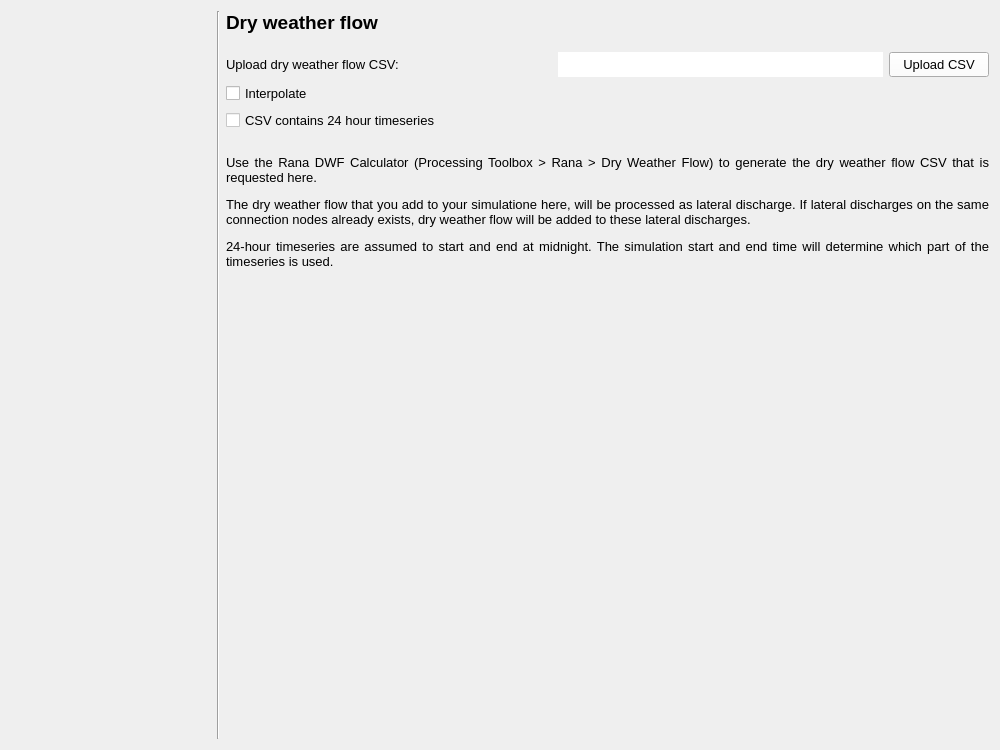
<?xml version="1.0" encoding="UTF-8"?>
<ui version="4.0">
 <class>Form</class>
 <widget class="QWidget" name="Form">
  <property name="geometry">
   <rect>
    <x>0</x>
    <y>0</y>
    <width>1000</width>
    <height>750</height>
   </rect>
  </property>
  <property name="minimumSize">
   <size>
    <width>0</width>
    <height>0</height>
   </size>
  </property>
  <property name="palette">
   <palette>
    <active>
     <colorrole role="Button">
      <brush brushstyle="SolidPattern">
       <color alpha="255">
        <red>255</red>
        <green>255</green>
        <blue>255</blue>
       </color>
      </brush>
     </colorrole>
    </active>
    <inactive>
     <colorrole role="Button">
      <brush brushstyle="SolidPattern">
       <color alpha="255">
        <red>255</red>
        <green>255</green>
        <blue>255</blue>
       </color>
      </brush>
     </colorrole>
    </inactive>
    <disabled>
     <colorrole role="Button">
      <brush brushstyle="SolidPattern">
       <color alpha="255">
        <red>255</red>
        <green>255</green>
        <blue>255</blue>
       </color>
      </brush>
     </colorrole>
    </disabled>
   </palette>
  </property>
  <property name="font">
   <font>
    <family>Segoe UI</family>
    <pointsize>12</pointsize>
   </font>
  </property>
  <property name="windowTitle">
   <string>Form</string>
  </property>
  <layout class="QGridLayout" name="gridLayout">
   <item row="6" column="2">
    <spacer name="horizontalSpacer">
     <property name="orientation">
      <enum>Qt::Horizontal</enum>
     </property>
     <property name="sizeHint" stdset="0">
      <size>
       <width>40</width>
       <height>20</height>
      </size>
     </property>
    </spacer>
   </item>
   <item row="5" column="2">
    <spacer name="verticalSpacer_4">
     <property name="orientation">
      <enum>Qt::Vertical</enum>
     </property>
     <property name="sizeHint" stdset="0">
      <size>
       <width>20</width>
       <height>40</height>
      </size>
     </property>
    </spacer>
   </item>
   <item row="0" column="0" rowspan="7">
    <widget class="QWidget" name="wizard_steps_widget" native="true">
     <property name="sizePolicy">
      <sizepolicy hsizetype="Preferred" vsizetype="Expanding">
       <horstretch>0</horstretch>
       <verstretch>0</verstretch>
      </sizepolicy>
     </property>
     <property name="minimumSize">
      <size>
       <width>200</width>
       <height>0</height>
      </size>
     </property>
     <property name="maximumSize">
      <size>
       <width>200</width>
       <height>16777215</height>
      </size>
     </property>
     <layout class="QVBoxLayout" name="verticalLayout"/>
    </widget>
   </item>
   <item row="0" column="2">
    <widget class="QLabel" name="label_3">
     <property name="font">
      <font>
       <family>Segoe UI</family>
       <pointsize>14</pointsize>
       <weight>75</weight>
       <bold>true</bold>
       <underline>false</underline>
      </font>
     </property>
     <property name="text">
      <string>Dry weather flow</string>
     </property>
    </widget>
   </item>
   <item row="0" column="1" rowspan="7">
    <widget class="Line" name="line">
     <property name="sizePolicy">
      <sizepolicy hsizetype="Fixed" vsizetype="Expanding">
       <horstretch>0</horstretch>
       <verstretch>0</verstretch>
      </sizepolicy>
     </property>
     <property name="orientation">
      <enum>Qt::Vertical</enum>
     </property>
    </widget>
   </item>
   <item row="3" column="2">
    <layout class="QGridLayout" name="gridLayout_2">
     <property name="bottomMargin">
      <number>0</number>
     </property>
     <item row="0" column="2">
      <widget class="QPushButton" name="pb_upload_dwf">
       <property name="sizePolicy">
        <sizepolicy hsizetype="Minimum" vsizetype="Preferred">
         <horstretch>0</horstretch>
         <verstretch>0</verstretch>
        </sizepolicy>
       </property>
       <property name="minimumSize">
        <size>
         <width>100</width>
         <height>25</height>
        </size>
       </property>
       <property name="maximumSize">
        <size>
         <width>16777215</width>
         <height>16777215</height>
        </size>
       </property>
       <property name="font">
        <font>
         <family>Segoe UI</family>
         <pointsize>10</pointsize>
        </font>
       </property>
       <property name="text">
        <string>Upload CSV</string>
       </property>
      </widget>
     </item>
     <item row="0" column="1">
      <widget class="QLineEdit" name="dwf_upload">
       <property name="enabled">
        <bool>true</bool>
       </property>
       <property name="sizePolicy">
        <sizepolicy hsizetype="Expanding" vsizetype="Preferred">
         <horstretch>0</horstretch>
         <verstretch>0</verstretch>
        </sizepolicy>
       </property>
       <property name="minimumSize">
        <size>
         <width>300</width>
         <height>25</height>
        </size>
       </property>
       <property name="maximumSize">
        <size>
         <width>16777215</width>
         <height>16777215</height>
        </size>
       </property>
       <property name="font">
        <font>
         <family>Segoe UI</family>
         <pointsize>10</pointsize>
        </font>
       </property>
       <property name="styleSheet">
        <string notr="true">QLineEdit {background-color: white;}</string>
       </property>
       <property name="frame">
        <bool>false</bool>
       </property>
       <property name="readOnly">
        <bool>true</bool>
       </property>
      </widget>
     </item>
     <item row="2" column="0">
      <widget class="QCheckBox" name="cb_24h">
       <property name="sizePolicy">
        <sizepolicy hsizetype="Expanding" vsizetype="Fixed">
         <horstretch>0</horstretch>
         <verstretch>0</verstretch>
        </sizepolicy>
       </property>
       <property name="minimumSize">
        <size>
         <width>0</width>
         <height>0</height>
        </size>
       </property>
       <property name="maximumSize">
        <size>
         <width>16777215</width>
         <height>16777215</height>
        </size>
       </property>
       <property name="palette">
        <palette>
         <active>
          <colorrole role="Button">
           <brush brushstyle="SolidPattern">
            <color alpha="255">
             <red>255</red>
             <green>255</green>
             <blue>255</blue>
            </color>
           </brush>
          </colorrole>
          <colorrole role="Base">
           <brush brushstyle="SolidPattern">
            <color alpha="255">
             <red>255</red>
             <green>255</green>
             <blue>255</blue>
            </color>
           </brush>
          </colorrole>
          <colorrole role="Window">
           <brush brushstyle="SolidPattern">
            <color alpha="255">
             <red>255</red>
             <green>255</green>
             <blue>255</blue>
            </color>
           </brush>
          </colorrole>
         </active>
         <inactive>
          <colorrole role="Button">
           <brush brushstyle="SolidPattern">
            <color alpha="255">
             <red>255</red>
             <green>255</green>
             <blue>255</blue>
            </color>
           </brush>
          </colorrole>
          <colorrole role="Base">
           <brush brushstyle="SolidPattern">
            <color alpha="255">
             <red>255</red>
             <green>255</green>
             <blue>255</blue>
            </color>
           </brush>
          </colorrole>
          <colorrole role="Window">
           <brush brushstyle="SolidPattern">
            <color alpha="255">
             <red>255</red>
             <green>255</green>
             <blue>255</blue>
            </color>
           </brush>
          </colorrole>
         </inactive>
         <disabled>
          <colorrole role="Button">
           <brush brushstyle="SolidPattern">
            <color alpha="255">
             <red>255</red>
             <green>255</green>
             <blue>255</blue>
            </color>
           </brush>
          </colorrole>
          <colorrole role="Base">
           <brush brushstyle="SolidPattern">
            <color alpha="255">
             <red>255</red>
             <green>255</green>
             <blue>255</blue>
            </color>
           </brush>
          </colorrole>
          <colorrole role="Window">
           <brush brushstyle="SolidPattern">
            <color alpha="255">
             <red>255</red>
             <green>255</green>
             <blue>255</blue>
            </color>
           </brush>
          </colorrole>
         </disabled>
        </palette>
       </property>
       <property name="font">
        <font>
         <family>Segoe UI</family>
         <pointsize>10</pointsize>
        </font>
       </property>
       <property name="text">
        <string>CSV contains 24 hour timeseries</string>
       </property>
      </widget>
     </item>
     <item row="1" column="0">
      <widget class="QCheckBox" name="cb_interpolate_dwf">
       <property name="sizePolicy">
        <sizepolicy hsizetype="Preferred" vsizetype="Preferred">
         <horstretch>0</horstretch>
         <verstretch>0</verstretch>
        </sizepolicy>
       </property>
       <property name="minimumSize">
        <size>
         <width>0</width>
         <height>0</height>
        </size>
       </property>
       <property name="maximumSize">
        <size>
         <width>16777215</width>
         <height>16777215</height>
        </size>
       </property>
       <property name="font">
        <font>
         <family>Segoe UI</family>
         <pointsize>10</pointsize>
        </font>
       </property>
       <property name="layoutDirection">
        <enum>Qt::LeftToRight</enum>
       </property>
       <property name="text">
        <string>Interpolate</string>
       </property>
       <property name="checked">
        <bool>false</bool>
       </property>
      </widget>
     </item>
     <item row="0" column="0">
      <widget class="QLabel" name="dwf_layout">
       <property name="minimumSize">
        <size>
         <width>0</width>
         <height>20</height>
        </size>
       </property>
       <property name="maximumSize">
        <size>
         <width>16777215</width>
         <height>16777215</height>
        </size>
       </property>
       <property name="font">
        <font>
         <family>Segoe UI</family>
         <pointsize>10</pointsize>
        </font>
       </property>
       <property name="text">
        <string>Upload dry weather flow CSV:</string>
       </property>
      </widget>
     </item>
     <item row="3" column="0" colspan="3">
      <widget class="QLabel" name="label">
       <property name="sizePolicy">
        <sizepolicy hsizetype="Preferred" vsizetype="Minimum">
         <horstretch>0</horstretch>
         <verstretch>0</verstretch>
        </sizepolicy>
       </property>
       <property name="text">
        <string>&lt;html&gt;&lt;head/&gt;&lt;body&gt;&lt;p align=&quot;justify&quot;&gt;&lt;br/&gt;&lt;span style=&quot; font-size:10pt;&quot;&gt;Use the Rana DWF Calculator (Processing Toolbox &amp;gt; Rana &amp;gt; Dry Weather Flow) to generate the dry weather flow CSV that is requested here.&lt;/span&gt;&lt;/p&gt;&lt;p align=&quot;justify&quot;&gt;&lt;span style=&quot; font-size:10pt;&quot;&gt;The dry weather flow that you add to your simulatione here, will be processed as lateral discharge. If lateral discharges on the same connection nodes already exists, dry weather flow will be added to these lateral discharges.&lt;/span&gt;&lt;/p&gt;&lt;p align=&quot;justify&quot;&gt;&lt;span style=&quot; font-size:10pt;&quot;&gt;24-hour timeseries are assumed to start and end at midnight. The simulation start and end time will determine which part of the timeseries is used.&lt;/span&gt;&lt;/p&gt;&lt;/body&gt;&lt;/html&gt;</string>
       </property>
       <property name="textFormat">
        <enum>Qt::RichText</enum>
       </property>
       <property name="wordWrap">
        <bool>true</bool>
       </property>
      </widget>
     </item>
    </layout>
   </item>
  </layout>
 </widget>
 <tabstops>
  <tabstop>dwf_upload</tabstop>
  <tabstop>pb_upload_dwf</tabstop>
  <tabstop>cb_interpolate_dwf</tabstop>
  <tabstop>cb_24h</tabstop>
 </tabstops>
 <resources/>
 <connections/>
</ui>
